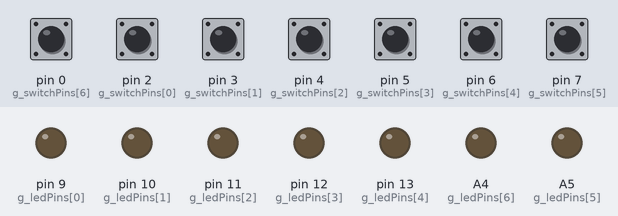
Simulated run of this sketch. Board: Arduino Leonardo, built with avr-gcc and run on an emulated ATmega32U4. Parts: output pins drawn as LEDs (lit = HIGH). The inputs (shaded band) are chosen by the test bench; at power-on: pin 0 (g_switchPins[6]), pin 2 (g_switchPins[0]), pin 3 (g_switchPins[1]), pin 4 (g_switchPins[2]), pin 5 (g_switchPins[3]), pin 6 (g_switchPins[4]), pin 7 (g_switchPins[5]) HIGH. MIDI output is not drawn.

Above: at 2.9 s.
3.0 s: pin 0 (g_switchPins[6]) pulled LOW for 0.15 s
At 4.2 s:
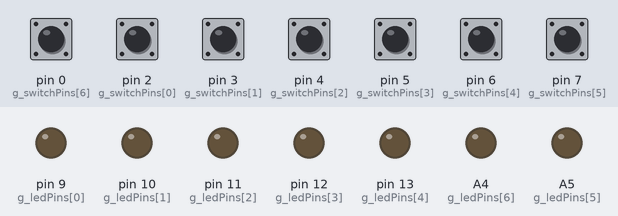
4.8 s: pin 2 (g_switchPins[0]) pulled LOW for 0.15 s
At 5.6 s:
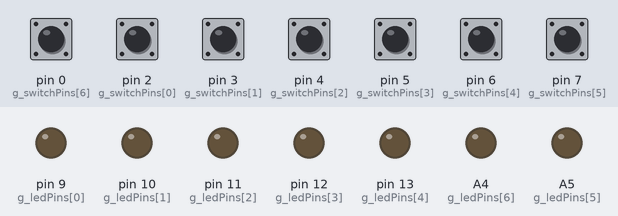
6.6 s: pin 5 (g_switchPins[3]) pulled LOW for 0.15 s
At 8.1 s:
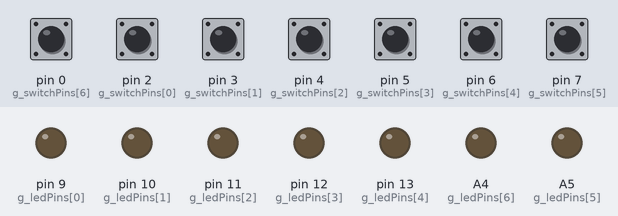
8.4 s: pin 0 (g_switchPins[6]) driven LOW and pin 2 (g_switchPins[0]) driven LOW
11.4 s: pin 0 (g_switchPins[6]) driven HIGH
At 12.5 s:
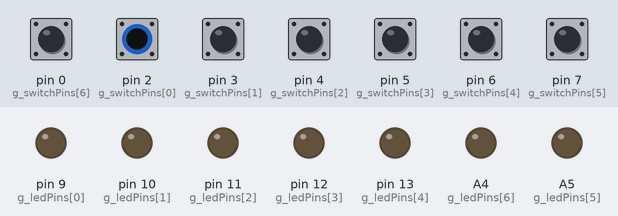
14.4 s: pin 2 (g_switchPins[0]) driven HIGH
At 15.3 s:
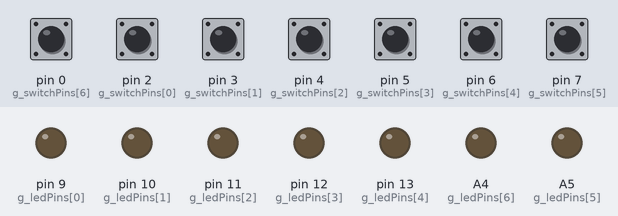
Timing chart, 0 to 16.9 s (numbered marks = the images above; inputs shaded):
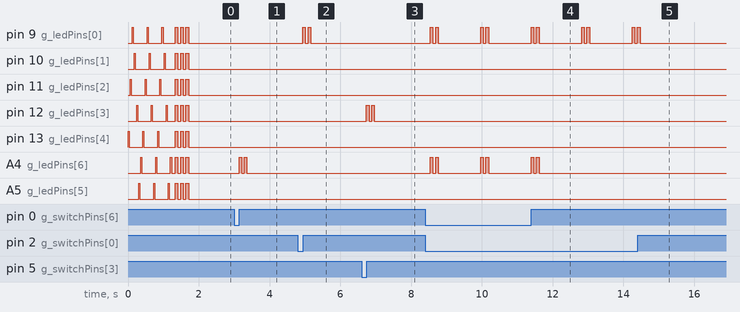

Measured:
- after the input at 3.0 s, A4 (g_ledPins[6]): alternates HIGH for 0.08 s and LOW for 0.08 s, 4 changes in all, then stays LOW, starting after 0.14 s
- after the input at 4.8 s, pin 9 (g_ledPins[0]): alternates HIGH for 0.08 s and LOW for 0.08 s, 4 changes in all, then stays LOW, starting after 0.14 s
- after the input at 6.6 s, pin 12 (g_ledPins[3]): alternates HIGH for 0.08 s and LOW for 0.08 s, 4 changes in all, then stays LOW, starting after 0.14 s
- after the input at 11.4 s, A4 (g_ledPins[6]): goes on until 11.6 s, then stays LOW
- after the input at 14.4 s, pin 9 (g_ledPins[0]): goes on until 14.5 s, then stays LOW

The sketch:

MIDI_Footswitchbar.ino
```cpp
#include "MIDI.h"

MIDI_CREATE_DEFAULT_INSTANCE();

#define CHANNELS       7

#define NOTE_C0        24
#define NOTE_C1        36
#define NOTE_C2        48

#define NOTEON_DEBOUNCE_TIME 0
#define NOTEOFF_DEBOUNCE_TIME 0

#define SECONDARYNOTE_TRIGGER_TIME 1000

volatile int g_switchPins[CHANNELS]                       = { 2,3,4,5,6,7,0 };
volatile int g_ledPins[CHANNELS]                          = { 9,10,11,12,13,A5,A4 };

volatile int g_noteStats[CHANNELS]                        = { LOW,LOW,LOW,LOW,LOW,LOW,LOW };
volatile unsigned long g_last_risingedge_timer[CHANNELS]  = { 0,0,0,0,0,0,0 };
volatile unsigned long g_last_fallingedge_timer[CHANNELS]  = { 0,0,0,0,0,0, };

void pciSetup(byte pin) // Pin change interrupt registrieren
{
  *digitalPinToPCMSK(pin) |= bit (digitalPinToPCMSKbit(pin));  // enable pin
  PCIFR  |= bit (digitalPinToPCICRbit(pin)); // clear any outstanding interrupt
  PCICR  |= bit (digitalPinToPCICRbit(pin)); // enable interrupt for the group
}

void setup()
{
  MIDI.begin(MIDI_CHANNEL_OMNI);

  for (int thisSwitch = 0; thisSwitch < CHANNELS; thisSwitch++)
  {
    pinMode(g_switchPins[thisSwitch], INPUT_PULLUP);
    pciSetup(g_switchPins[thisSwitch]);
  }
  for (int thisLed = 0; thisLed < CHANNELS; thisLed++)
  {
    pinMode(g_ledPins[thisLed], OUTPUT);
  }

  // zweimal im kreis blinken
  volatile int ringblinkLEDPins[CHANNELS] = { 13,11,9,10,12,A5,A4, };
  for( int i=0; i<(3*CHANNELS); i++ ) {
    digitalWrite(ringblinkLEDPins[i%CHANNELS],HIGH);
    delay(30);
    digitalWrite(ringblinkLEDPins[i%CHANNELS],LOW);
    delay(30);
  }

  // zum spass abschliessend blinken
  delay(75);
  for( int i=0; i<CHANNELS; i++ ) {
    digitalWrite(g_ledPins[i], HIGH); }
  delay(75);
  for( int i=0; i<CHANNELS; i++ ) {
    digitalWrite(g_ledPins[i], LOW); }
  delay(75);
  for( int i=0; i<CHANNELS; i++ ) {
    digitalWrite(g_ledPins[i], HIGH); }
  delay(75);
  for( int i=0; i<CHANNELS; i++ ) {
    digitalWrite(g_ledPins[i], LOW); }
  delay(75);
  for( int i=0; i<CHANNELS; i++ ) {
    digitalWrite(g_ledPins[i], HIGH); }
  delay(75);
  for( int i=0; i<CHANNELS; i++ ) {
    digitalWrite(g_ledPins[i], LOW); }

  // initialen Zustand pruefen
  processInputs();

}

void loop()
{
  bool somethingtodo = false;
  bool play_secondarynote[CHANNELS];
  // pruefen ob ein pin laenger als SECONDARYNOTE_TRIGGER_TIME auf LOW (aktiv) ist
  for (int i = 0; i < CHANNELS; i++)
  {
    if( digitalRead(g_switchPins[i]) == LOW
     && (millis()-g_last_risingedge_timer[i]) > SECONDARYNOTE_TRIGGER_TIME )
    {
      play_secondarynote[i] = true;
      somethingtodo = true;
    }
    else
    {
      play_secondarynote[i] = false;
    }
  }

  if( somethingtodo )
  {
    for (int j = 0; j < CHANNELS; j++) {
      if( play_secondarynote[j] ) {
        MIDI.sendNoteOn(j+NOTE_C1,127,1); } }

    for( int i = 0; i < CHANNELS; i++ ) {
      if( play_secondarynote[i] ) {
        digitalWrite(g_ledPins[i], LOW); } }
    delay(75);
    for( int i = 0; i < CHANNELS; i++ ) {
      if( play_secondarynote[i] ) {
        digitalWrite(g_ledPins[i], HIGH); } }
    delay(75);
    for( int i = 0; i < CHANNELS; i++ ) {
      if( play_secondarynote[i] ) {
        digitalWrite(g_ledPins[i], LOW); } }
    delay(75);
    for( int i = 0; i < CHANNELS; i++ ) {
      if( play_secondarynote[i] ) {
        digitalWrite(g_ledPins[i], HIGH); } }
    delay(75);
    for( int i = 0; i < CHANNELS; i++ ) {
      if( play_secondarynote[i] ) {
        digitalWrite(g_ledPins[i], LOW); } }
    delay(75);
    for( int i = 0; i < CHANNELS; i++ ) {
      if( play_secondarynote[i] ) {
        digitalWrite(g_ledPins[i], g_noteStats[i]); } }

    for (int j = 0; j < CHANNELS; j++) {
      if( play_secondarynote[j] ) {
        MIDI.sendNoteOn(j+NOTE_C1,0,1);
        g_last_risingedge_timer[j] = millis(); } }
  }
  else
  {
    delay(75);
  }
}

void processInputs()
{
  int switchStats[CHANNELS]                 = { HIGH, HIGH, HIGH, HIGH, HIGH };
  unsigned long risingedge_timer[CHANNELS]  = { 0,0,0,0,0 };
  unsigned long fallingedge_timer[CHANNELS] = { 0,0,0,0,0 };
  bool action[CHANNELS]                     = { false, false, false, false, false };

  for (int i = 0; i < CHANNELS; i++)
  {
    switchStats[i] = digitalRead(g_switchPins[i]);

    if( switchStats[i] == g_noteStats[i] ) // wenn gleich gab es aenderung - switchstat ist wegen pullup negiertes notestat
    {
      if( switchStats[i] == LOW )
      {
        risingedge_timer[i] = millis();
      }
      else
      {
        fallingedge_timer[i] = millis();
      }
      action[i] = true;
    }
  }
  for (int j = 0; j < CHANNELS; j++)
  {
    if( !action[j] )
      continue;

    if( switchStats[j]==LOW )
    //&&  risingedge_timer[j]-g_last_risingedge_timer[j] > NOTEON_DEBOUNCE_TIME )
    {
      MIDI.sendNoteOn(j+NOTE_C0,127,1);
      g_noteStats[j] = HIGH;
      digitalWrite(g_ledPins[j], HIGH);
      g_last_risingedge_timer[j] = millis();
    }
    else //if( switchStats[j]==HIGH
         //&&  fallingedge_timer[j]-g_last_fallingedge_timer[j] > NOTEOFF_DEBOUNCE_TIME )
    {
      MIDI.sendNoteOn(j+NOTE_C0,0,1);
      g_noteStats[j] = LOW;
      digitalWrite(g_ledPins[j], LOW);
      g_last_fallingedge_timer[j] = millis();
    }
  }
}

ISR(PCINT2_vect) // Interrupt Service Routine fuer D0 - D7
{
  processInputs();
}
```
